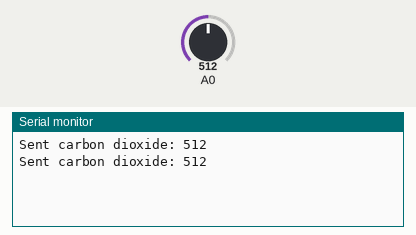
Recording of a sketch running on a simulated ESP8266 (NodeMCU). Parts: the last lines printed to the serial monitor. Inputs (shaded band) come from the test bench; at power-on: A0 = 512.

Above: at 1.8 s.
1.9 s: A0 set to 716
At 2.8 s:
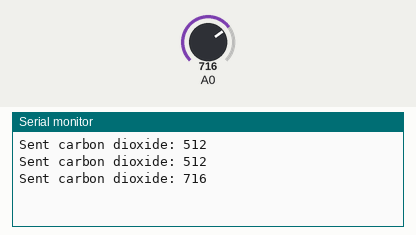
3.4 s: A0 set to 900
At 4.7 s:
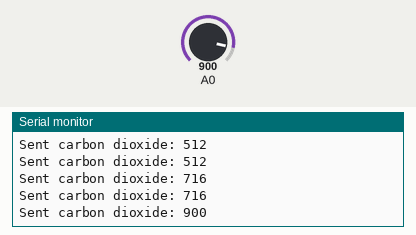
Timing chart, 0 to 6.4 s (numbered marks = the images above; inputs shaded):
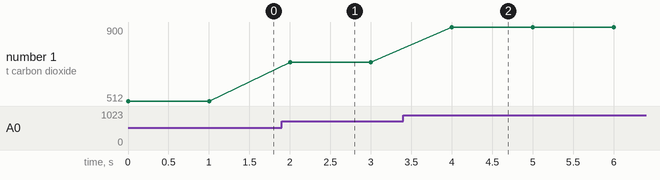

Measured:
- after the input at 1.9 s, the serial monitor: prints a new line after 0.10 s (image 1)
- after the input at 3.4 s, the serial monitor: prints a new line after 0.60 s (image 2)
- plotted number 1: 512 → 716 after the input at 1.9 s, 716 → 900 after the input at 3.4 s

The sketch:

MQ-135_Module.ino
```cpp
#include <ESP8266WiFi.h>
#include <espnow.h>

uint8_t receiverMAC[] = { 0x48, 0x55, 0x19, 0xE0, 0x15, 0xBE };

struct struct_message {
  int ammoniaLevel;
};
struct_message msg;

void setup() {
  Serial.begin(115200);
  WiFi.mode(WIFI_STA);

  if (esp_now_init() != 0) {
    Serial.println("ESP-NOW Init Failed");
    return;
  }

  esp_now_set_self_role(ESP_NOW_ROLE_CONTROLLER);
  esp_now_add_peer(receiverMAC, ESP_NOW_ROLE_SLAVE, 1, NULL, 0);
}

void loop() {
  int mq135Value = analogRead(A0);
  msg.ammoniaLevel = mq135Value;

  esp_now_send(receiverMAC, (uint8_t *)&msg, sizeof(msg));
  Serial.printf("Sent carbon dioxide: %d\n", mq135Value);

  delay(1000); // Send every 5 seconds
}
```
